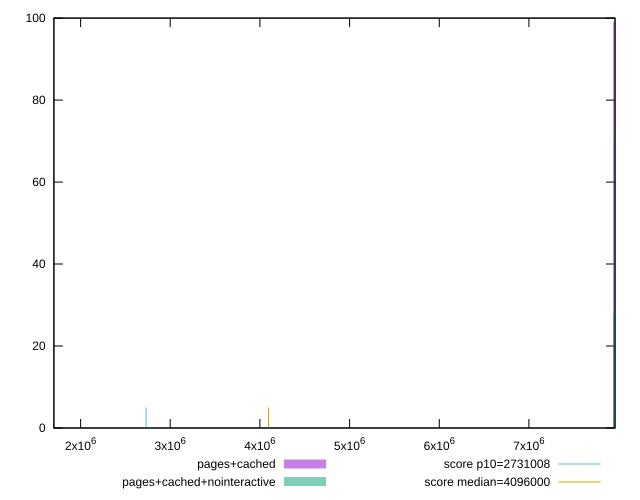

Source code (gnuplot):
reset

$pagesCached <<EOF
1698452.4760370012 1
7944734.937252026 99
EOF

$pagesCachedNointeractive <<EOF
7944734.937252026 28
7955908.9666996375 72
EOF

set key outside below
set boxwidth 11174.02944761185
set xrange [1702593:7959908]
set yrange [0:100]
set style fill transparent solid 0.5 noborder

set parametric
set terminal svg size 640, 500 enhanced background rgb 'white'
set output "report_00007_2020-12-11T15:55:29.892Z/total-byte-weight/comparison/histogram/2_vs_3.svg"

plot $pagesCached title "pages+cached" with boxes, \
     $pagesCachedNointeractive title "pages+cached+nointeractive" with boxes, \
     2731008,t title "score p10=2731008", \
     4096000,t title "score median=4096000"

reset
